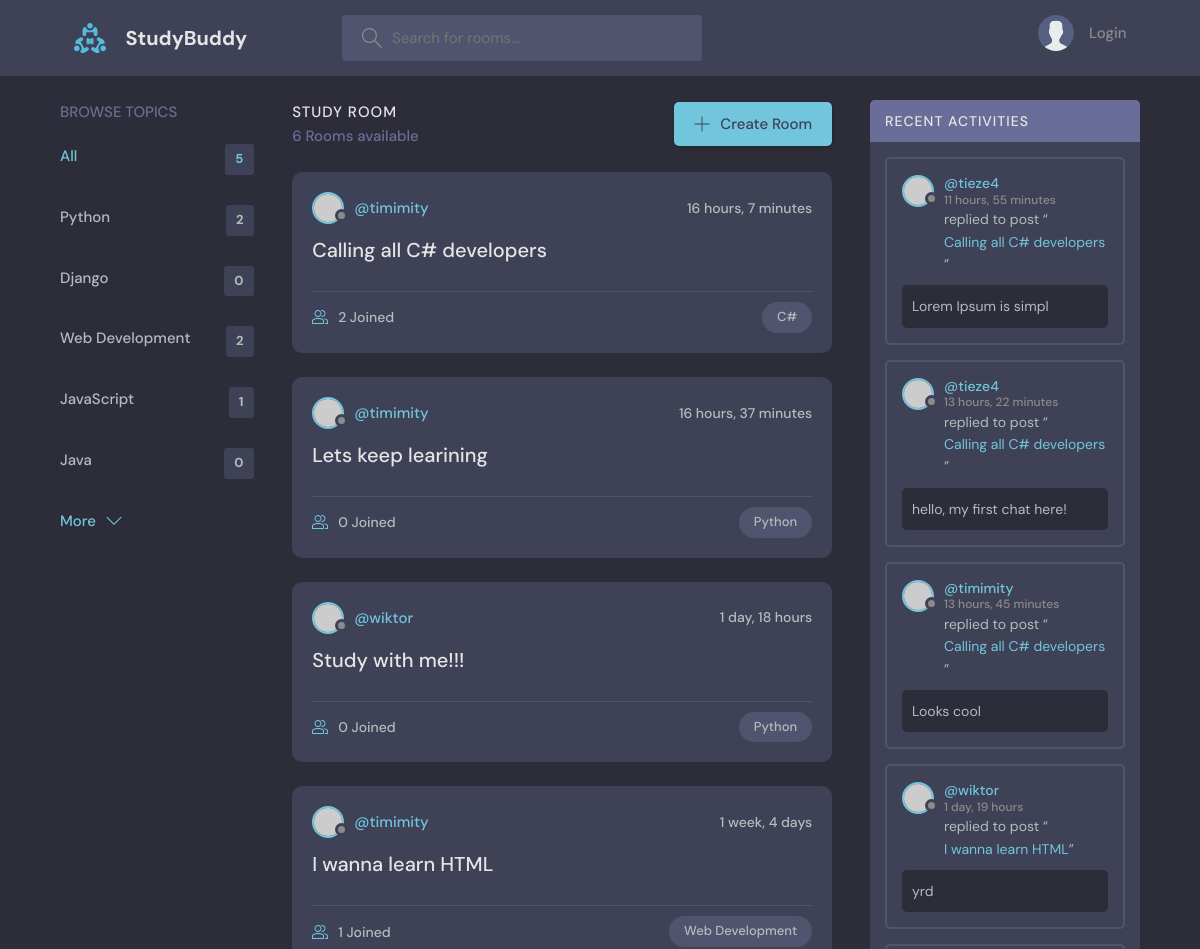
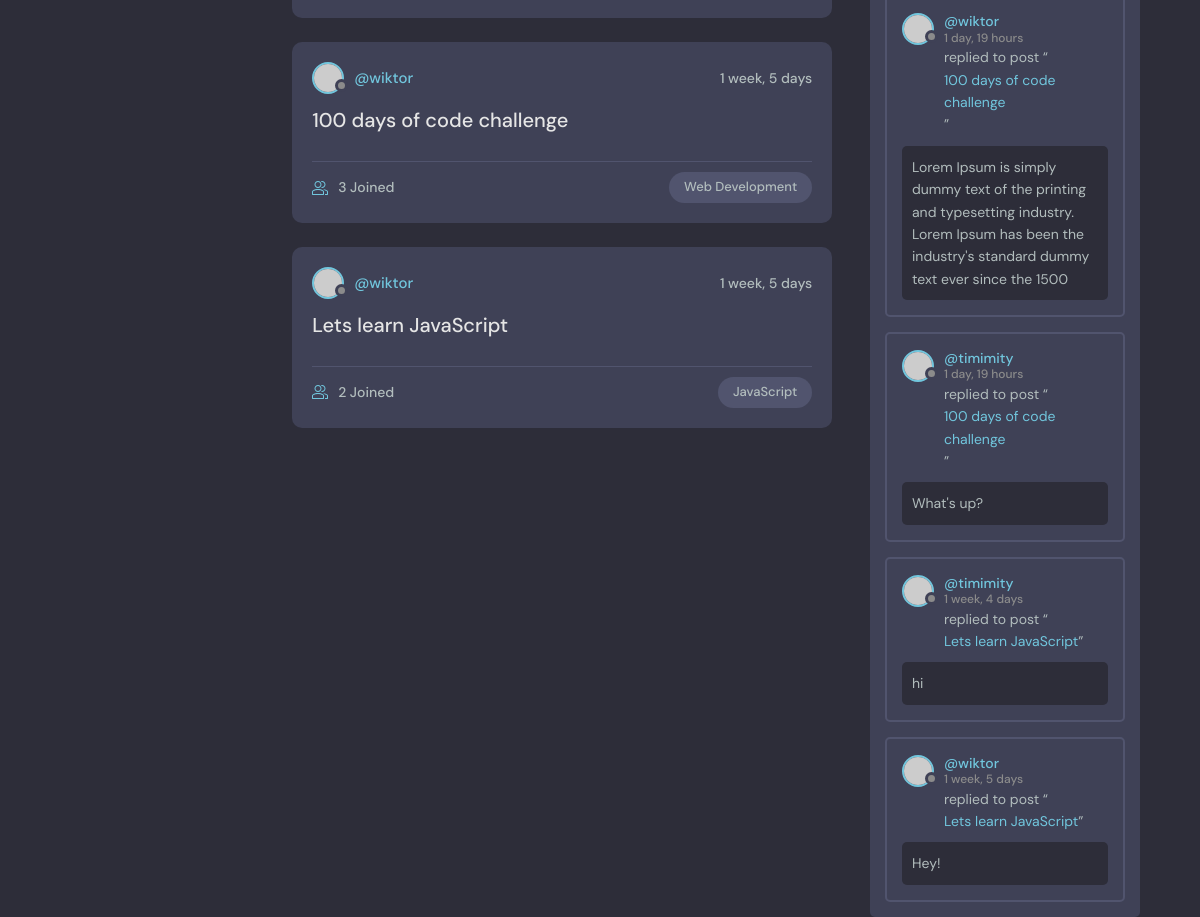
The page / on the database its author committed (2 pictures, top to bottom).
### base/models.py (models this page shows, shortened)
class Topic(models.Model):
    name = models.CharField(max_length=200)

class Room(models.Model):
    host = models.ForeignKey(User, on_delete=models.SET_NULL, null=True)
    topic = models.ForeignKey(Topic, on_delete=models.SET_NULL, null=True)
    name = models.CharField(max_length=200)
    description = models.TextField(null=True, blank=True)
    participants = models.ManyToManyField(User, related_name='participants', blank=True)
    updated = models.DateTimeField(auto_now=True)
    created = models.DateTimeField(auto_now_add=True)
    class Meta:
        ordering = ['-updated', '-created']

class Message(models.Model):
    user = models.ForeignKey(User, on_delete=models.CASCADE)
    room = models.ForeignKey(Room, on_delete=models.CASCADE)
    body = models.TextField()
    updated = models.DateTimeField(auto_now=True)
    created = models.DateTimeField(auto_now_add=True)
    class Meta:
        ordering = ['-updated', '-created']

### base/views.py (the view)
# urls.py: path('', views.home, name='home'),
def home(request):
    q = request.GET.get('q', '')
    rooms = Room.objects.filter(
        Q(topic__name__icontains=q) |
        Q(name__icontains=q) |
        Q(description__icontains=q)
    )
    topics = Topic.objects.all()[:5]
    room_count = rooms.count()
    room_messages = Message.objects.filter(
        Q(room__topic__name__icontains=q)
    )
    context = {'rooms': rooms, 'topics': topics, 'room_count': room_count, 'room_messages': room_messages}
    return render(request, 'base/home.html', context) #context send data on template in this case - context=rooms(list of dictionaries)

### base/templates/base/home.html (shortened to what this page needs)
{% extends 'main.html' %}
{%  block content %}
<main class="layout layout--3">
      <div class="container">
          {%  include 'base/topics_component.html' %}
        <div class="roomList">
          <div class="roomList__header">
            <div>
              <h2>Study Room</h2>
              <p>{{ room_count}} Rooms available</p>
            </div>
            <a class="btn btn--main" href="{% url 'create-room' %}">
              <svg version="1.1" xmlns="http://www.w3.org/2000/svg" width="32" height="32" viewBox="0 0 32 32">
                <title>add</title>
                <path
                  d="M16.943 0.943h-1.885v14.115h-14.115v1.885h14.115v14.115h1.885v-14.115h14.115v-1.885h-14.115v-14.115z"
                ></path>
              </svg>
              Create Room
            </a>
          </div>
        {% include 'base/feed_component.html' %}
        </div>
          {% include 'base/activity_component.html' %}
      </div>
    </main>
{% endblock %}

### base/templates/base/topics_component.html
<div class="topics">
          <div class="topics__header">
            <h2>Browse Topics</h2>
          </div>
          <ul class="topics__list">
            <li>
              <a href="{% url 'home' %}" class="active">All <span>{{ topics.count }}</span></a>
            </li>
              {% for topic in topics %}
            <li>
              <a href="{% url 'home' %}?q={{ topic.name }}">{{ topic.name }} <span>{{ topic.room_set.all.count }}</span></a>
            </li>
              {% endfor %}
          </ul>
          <a class="btn btn--link" href="{% url 'topics' %}">
            More
            <svg version="1.1" xmlns="http://www.w3.org/2000/svg" width="32" height="32" viewBox="0 0 32 32">
              <title>chevron-down</title>
              <path d="M16 21l-13-13h-3l16 16 16-16h-3l-13 13z"></path>
            </svg>
          </a>
</div>

### base/templates/base/feed_component.html (shortened to what this page needs)
{% for room in rooms %}
    <div class="roomListRoom">
            <div class="roomListRoom__header">
              <a href="{% url 'user-profile' room.host.id %}" class="roomListRoom__author">
                <div class="avatar avatar--small">
                  <img src="https://randomuser.me/api/portraits/women/11.jpg" />
                </div>
                  <span>@{{ room.host.username }}</span>
              </a>
              <div class="roomListRoom__actions">
                <span>{{ room.created|timesince }}</span>
              </div>
            </div>
            <div class="roomListRoom__content">
              <a href="{% url 'room' room.id %}">{{ room.name}}</a>
            </div>
            <div class="roomListRoom__meta">
              <a href="{% url 'room' room.id %}" class="roomListRoom__joined">
                  {{ room.participants.all.count}} Joined
              </a>
              <p class="roomListRoom__topic">{{ room.topic.name }}</p>
            </div>
          </div>
{%  endfor %}

### base/templates/base/activity_component.html (shortened to what this page needs)
<div class="activities">
          <div class="activities__header">
            <h2>Recent Activities</h2>
          </div>
    {% for message in room_messages %}
          <div class="activities__box">
            <div class="activities__boxHeader roomListRoom__header">
              <a href="{% url 'user-profile' message.user.id %}" class="roomListRoom__author">
                <div class="avatar avatar--small">
                  <img src="https://randomuser.me/api/portraits/women/11.jpg" />
                </div>
                <p>
                    @{{message.user}}
                  <span> {{ message.created|timesince }}</span>
                </p>
              </a>
            </div>
            <div class="activities__boxContent">
              <p>replied to post “<a href="{% url 'room' message.room.id %}">{{ message.room.name}}</a>”</p>
              <div class="activities__boxRoomContent">
                {{ message.body }}
              </div>
            </div>
          </div>
    {% endfor %}
        </div>

### rows shown on the page
Topic: name "Python", room_set.all.count "2"
Topic: name "Django", room_set.all.count "0"
Topic: name "Web Development", room_set.all.count "2"
Topic: name "JavaScript", room_set.all.count "1"
Topic: name "Java", room_set.all.count "0"
Room: host.username "timimity", created "16 hours, 7 minutes", name "Calling all C# developers", participants.all.count "2", topic.name "C#"
Room: host.username "timimity", created "16 hours, 37 minutes", name "Lets keep learining", participants.all.count "0", topic.name "Python"
Room: host.username "wiktor", created "1 day, 18 hours", name "Study with me!!!", participants.all.count "0", topic.name "Python"
Room: host.username "timimity", created "1 week, 4 days", name "I wanna learn HTML", participants.all.count "1", topic.name "Web Development"
Room: host.username "wiktor", created "1 week, 5 days", name "100 days of code challenge", participants.all.count "3", topic.name "Web Development"
Room: host.username "wiktor", created "1 week, 5 days", name "Lets learn JavaScript", participants.all.count "2", topic.name "JavaScript"
Message: user "tieze4", created "11 hours, 55 minutes", room.name "Calling all C# developers", body "Lorem Ipsum is simpl"
Message: user "tieze4", created "13 hours, 22 minutes", room.name "Calling all C# developers", body "hello, my first chat here!"
Message: user "timimity", created "13 hours, 45 minutes", room.name "Calling all C# developers", body "Looks cool"
Message: user "wiktor", created "1 day, 19 hours", room.name "I wanna learn HTML", body "yrd"
Message: user "wiktor", created "1 day, 19 hours", room.name "100 days of code challenge", body "Lorem Ipsum is simply dummy text of the printing and typesetting industry. Lorem Ipsum has been the industry's standard dummy text ever since the 1500"
Message: user "timimity", created "1 day, 19 hours", room.name "100 days of code challenge", body "What's up?"
Message: user "timimity", created "1 week, 4 days", room.name "Lets learn JavaScript", body "hi"
Message: user "wiktor", created "1 week, 5 days", room.name "Lets learn JavaScript", body "Hey!"

### other values the page prints
{{ topics.count }} "5"
{{ room_count }} "6"
